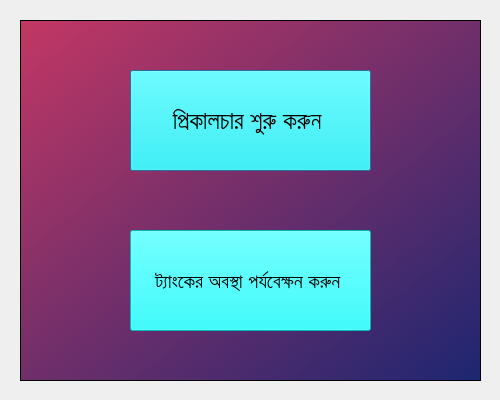
<?xml version="1.0" encoding="UTF-8"?>
<ui version="4.0">
 <class>Dialog</class>
 <widget class="QDialog" name="Dialog">
  <property name="geometry">
   <rect>
    <x>0</x>
    <y>0</y>
    <width>500</width>
    <height>400</height>
   </rect>
  </property>
  <property name="windowTitle">
   <string>Dialog</string>
  </property>
  <widget class="QFrame" name="frame">
   <property name="geometry">
    <rect>
     <x>20</x>
     <y>20</y>
     <width>461</width>
     <height>361</height>
    </rect>
   </property>
   <property name="styleSheet">
    <string notr="true">background-color: qlineargradient(spread:pad, x1:0, y1:0, x2:1, y2:1, stop:0 rgba(195, 55, 100, 255), stop:1 rgba(29, 38, 113, 255));</string>
   </property>
   <property name="frameShape">
    <enum>QFrame::StyledPanel</enum>
   </property>
   <property name="frameShadow">
    <enum>QFrame::Raised</enum>
   </property>
   <widget class="QPushButton" name="pushButton">
    <property name="geometry">
     <rect>
      <x>110</x>
      <y>50</y>
      <width>241</width>
      <height>101</height>
     </rect>
    </property>
    <property name="font">
     <font>
      <pointsize>18</pointsize>
     </font>
    </property>
    <property name="toolTip">
     <string>&lt;html&gt;&lt;head/&gt;&lt;body&gt;&lt;p&gt;প্রিকালচার শুর করুন &lt;/p&gt;&lt;/body&gt;&lt;/html&gt;</string>
    </property>
    <property name="autoFillBackground">
     <bool>false</bool>
    </property>
    <property name="styleSheet">
     <string notr="true">background-color:rgb(0, 255, 255);</string>
    </property>
    <property name="text">
     <string>প্রিকালচার শুরু করুন </string>
    </property>
    <property name="autoDefault">
     <bool>true</bool>
    </property>
   </widget>
   <widget class="QPushButton" name="pushButton_2">
    <property name="geometry">
     <rect>
      <x>110</x>
      <y>210</y>
      <width>241</width>
      <height>101</height>
     </rect>
    </property>
    <property name="font">
     <font>
      <pointsize>15</pointsize>
     </font>
    </property>
    <property name="toolTip">
     <string>&lt;html&gt;&lt;head/&gt;&lt;body&gt;&lt;p&gt;প্রিকালচার শুর করুন &lt;/p&gt;&lt;/body&gt;&lt;/html&gt;</string>
    </property>
    <property name="autoFillBackground">
     <bool>false</bool>
    </property>
    <property name="styleSheet">
     <string notr="true">background-color: rgb(0, 255, 255);</string>
    </property>
    <property name="text">
     <string>ট্যাংকের অবস্থা পর্যবেক্ষন করুন </string>
    </property>
    <property name="autoDefault">
     <bool>true</bool>
    </property>
   </widget>
  </widget>
 </widget>
 <resources/>
 <connections/>
</ui>
